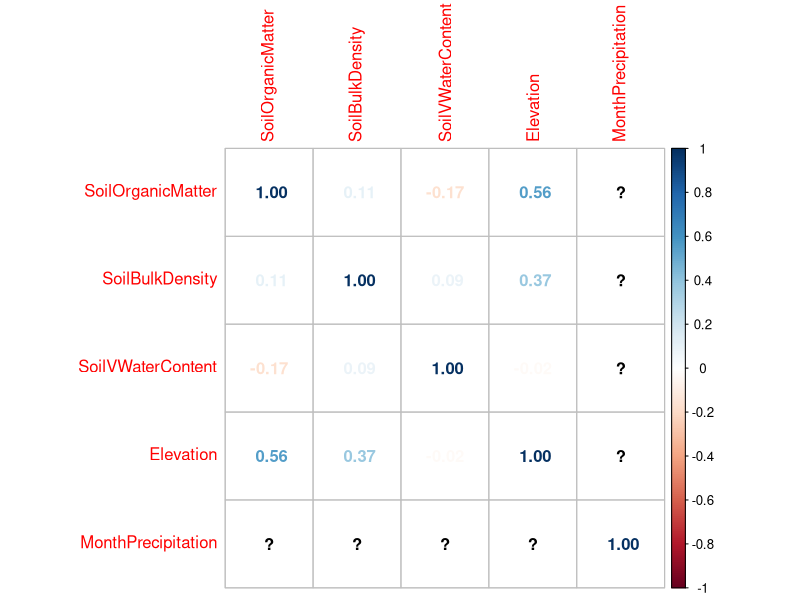

Write R code to recreate this figure. (Note: this script raises an error after producing the figure.)
rm(list=ls())

library(dplyr)
library(glmmTMB)
library(car)
library(broom)
library(emmeans)

#### Exp 4: Winter 26 - Amendment ####

dat <- read.csv("CompleteSheet.csv")

dat <- dat %>%
  mutate(
    GermProportion = SeedsGerminated / SeedsSown,
    Soil = factor(Soil),
    Containment = factor(Containment),
    Watering = factor(Watering),
    Microtopography = factor(Microtopography),
    SeedSource = factor(SeedSource),
    Site = factor(Site),
    Experiment = factor(Experiment),
    Phase = factor(Phase))


exp4<-dat %>% filter(Experiment == "Winter26Amendment")

ambient <- subset(exp4, Soil == "Ambient")
phase3 <- subset(exp4, Phase == "Phase3")

model4Phase<-glm(cbind(SeedsGerminated, SeedsSown - SeedsGerminated) ~ Phase,
                 family = quasibinomial, data = ambient)


model4Water<-glm( cbind(SeedsGerminated, SeedsSown - SeedsGerminated) ~ Watering,
                  family = quasibinomial, data = phase3)

Anova(model4Phase, type = "II")
Anova(model4Water, type = "II")

summary(model4Phase)
summary(model4Water)

## Estimated Marginal Means

emmeans(model4Phase,
        pairwise ~ Phase,
        type = "response")

emmeans(model4Water,
        pairwise ~ Watering,
        type = "response")


cont.vars <- exp4 %>%
  dplyr::select(SoilOrganicMatter,
                SoilBulkDensity,
                SoilVWaterContent,
                Elevation,
                MonthPrecipitation)

## Correlation matrix
cor(cont.vars,
    use = "complete.obs",
    method = "pearson")

## Optional visualization
library(corrplot)

corrplot(cor(cont.vars,
             use = "complete.obs"),
         method = "number")


envmodel <- glmmTMB(
  cbind(SeedsGerminated, SeedsSown - SeedsGerminated) ~
    Site + SeedSource + SoilOrganicMatter +
    SoilBulkDensity + SoilVWaterContent + Elevation +MonthPrecipitation,
  family = betabinomial(link = "logit"), data = exp4)

Anova(envmodel, type = "II")

summary(envmodel)

AIC(fullmodel3, envmodel)

### estimated marginal means

emmeans(envmodel,
        pairwise ~ Site,
        type = "response")

emmeans(envmodel,
        pairwise ~ SeedSource,
        type = "response")


#### make graph####

library(dplyr)
library(ggplot2)
library(scales)

## Summarize Phase data (Ambient soil only)
phase_plot <- ambient %>%
  group_by(Phase) %>%
  summarise(
    Germination = sum(SeedsGerminated) / sum(SeedsSown),
    .groups = "drop"
  ) %>%
  mutate(Treatment = Phase,
         Variable = "Phase")

## Summarize Watering data (Phase 3 only)
water_plot <- phase3 %>%
  group_by(Watering) %>%
  summarise(
    Germination = sum(SeedsGerminated) / sum(SeedsSown),
    .groups = "drop"
  ) %>%
  mutate(Treatment = Watering,
         Variable = "Watering")

plot_dat <- bind_rows(phase_plot, water_plot)

ggplot(plot_dat,
       aes(x = Treatment, y = Germination)) +
  geom_col(fill = "darkseagreen3",
           color = "black",
           width = 0.7) +
  facet_wrap(~Variable, scales = "free_x") +
  scale_y_continuous(
    labels = percent_format(accuracy = 0.1),
    expand = expansion(mult = c(0, 0.05))
  ) +
  labs(
    x = NULL,
    y = "Observed Germination (%)"
  ) +
  theme_classic(base_size = 14) +
  theme(
    strip.background = element_blank(),
    strip.text = element_text(face = "bold"),
    axis.text.x = element_text(angle = 30, hjust = 1)
  )
